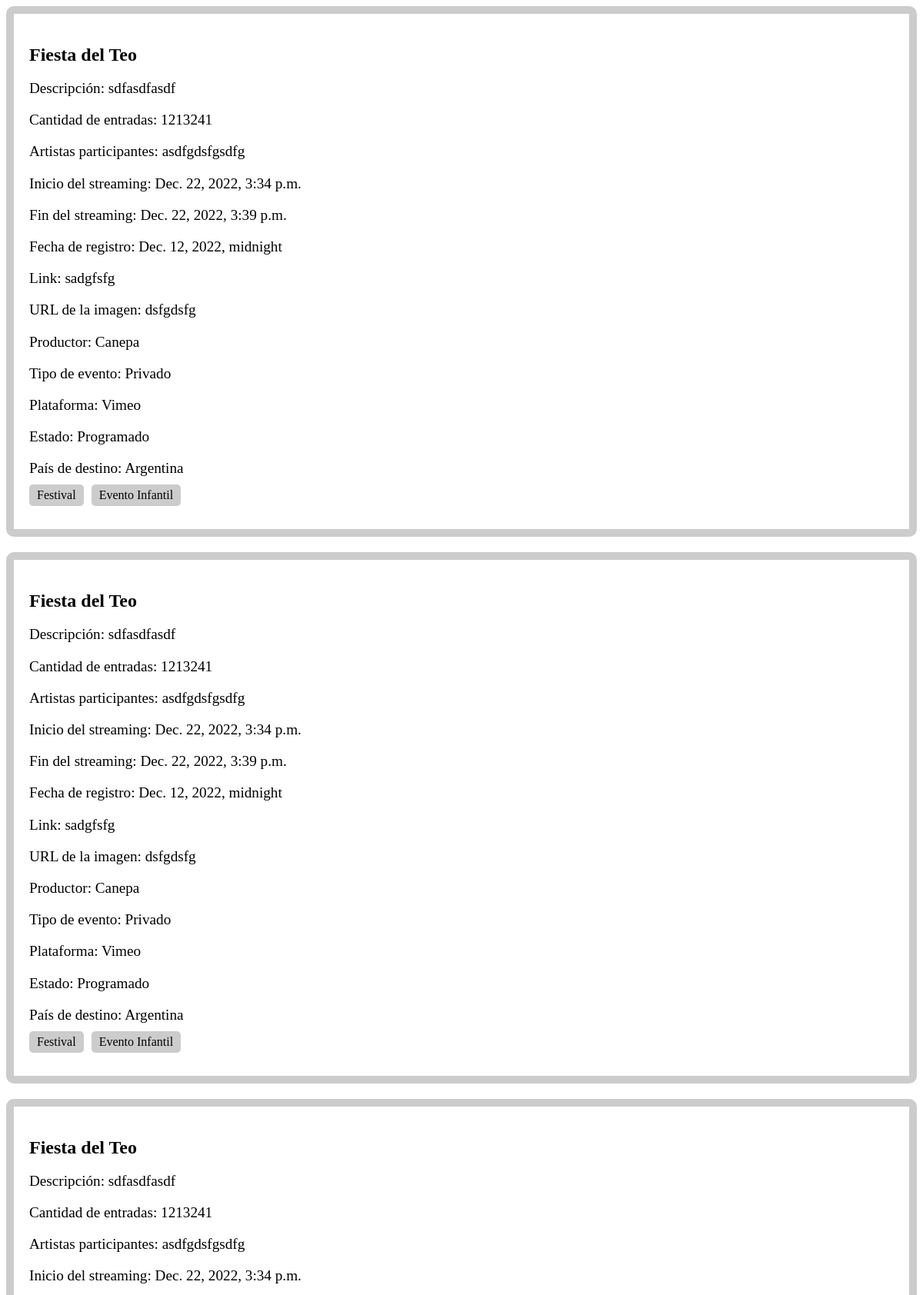
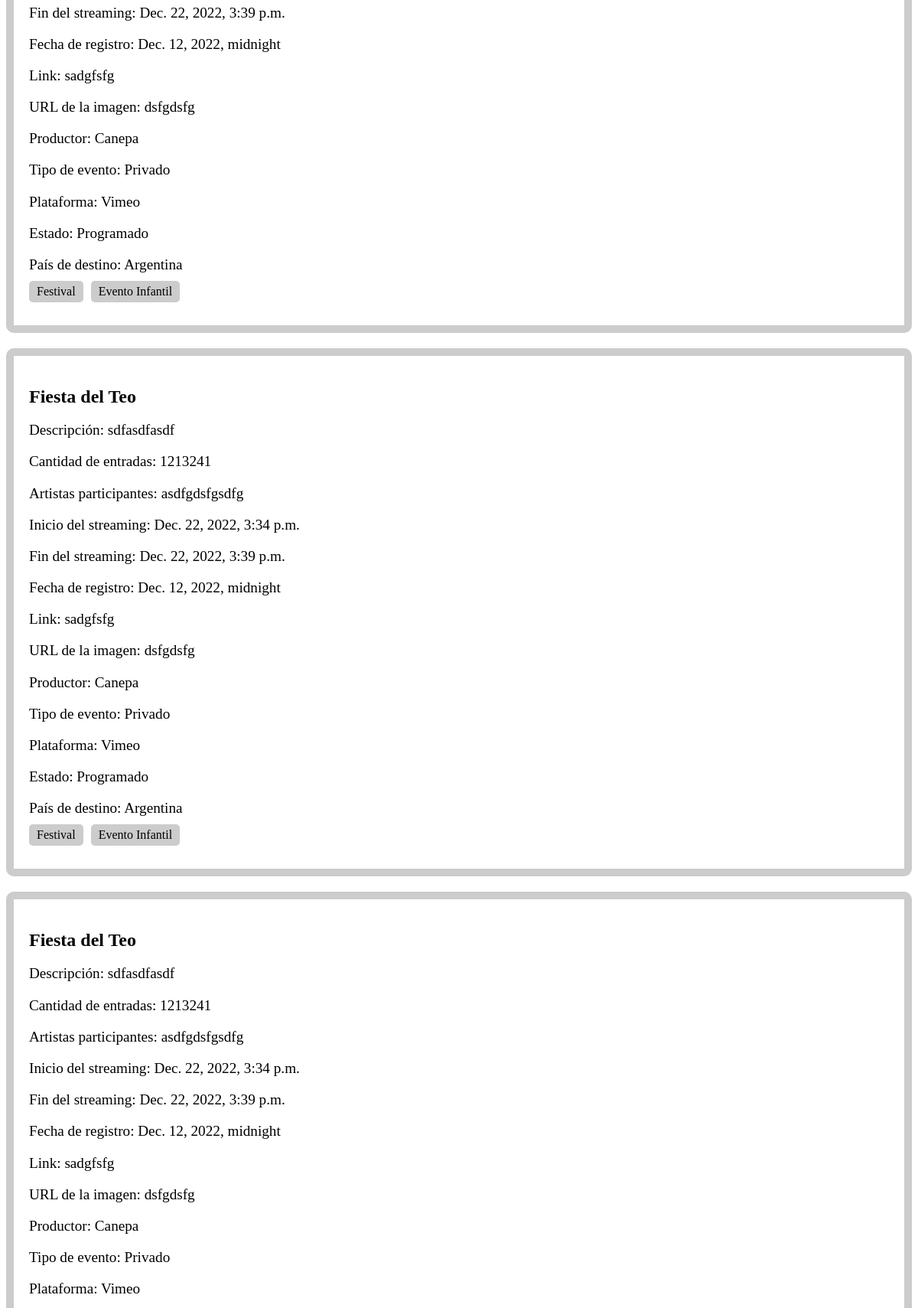
The page /eventosregistrados/ (upper part) on the database its author committed (2 pictures, top to bottom).
### appStreaming/models.py (models this page shows, shortened)
class Evento(models.Model):
    nombre = models.CharField(max_length=30)
    descripcion = models.TextField()
    cantidadEntradas = models.IntegerField()
    artistasParticipantes = models.TextField()
    inicioStream = models.DateTimeField()
    finStream = models.DateTimeField()
    fechaConfirmacion = models.DateTimeField(blank=True, null=True)
    fechaRegistro = models.DateTimeField()
    link = models.CharField(max_length=30)
    urlImg = models.CharField(max_length=30)
    idProductor = models.ForeignKey('Productor', on_delete=models.CASCADE)
    idTipoEvento = models.ForeignKey('TipoEvento', on_delete=models.CASCADE)
    idPlataforma = models.ForeignKey('PlataformaStream', on_delete=models.CASCADE)
    idEstado = models.ForeignKey('Estado', on_delete=models.CASCADE)
    idPais = models.ForeignKey('PaisDestino', on_delete=models.CASCADE)
    categorias = models.ManyToManyField(CategoriaEvento)

class Productor(models.Model):
    nombre = models.CharField(max_length=30)
    telefono = models.IntegerField()
    mail = models.CharField(max_length=30)
    password = models.CharField(max_length=30)
    USERNAME_FIELD='email'
    REQUIRED_FIELDS=[]

class TipoEvento(models.Model):
    nombre = models.CharField(max_length=30)
    descripcion = models.CharField(max_length=30)

class PlataformaStream(models.Model):
    nombre = models.CharField(max_length=30)
    descripcion = models.CharField(max_length=30)

class Estado(models.Model):
    nombre = models.CharField(max_length=30)
    descripcion = models.CharField(max_length=30)

class PaisDestino(models.Model):
    nombre = models.CharField(max_length=30)
    moneda = models.CharField(max_length=30)

class CategoriaEvento(models.Model):
    nombre = models.CharField(max_length=30)
    descripcion = models.CharField(max_length=30)

### appStreaming/views.py (the view)
# urls.py: path('eventosregistrados/', views.eventosregistrados, name='eventosregistrados'),
def eventosregistrados(request):
    eventos = Evento.objects.all()
    return render(request, 'eventosregistrados.html', {'eventos': eventos})

### templates/eventosregistrados.html (shortened to what this page needs)
<!DOCTYPE html>
<html lang="en">
<head>
</head>
<body>
    {% for evento in eventos %}
    <div class="evento">
        <h2 class="titulo">{{ evento.nombre }}</h2>
        <p class="datos">Descripción: {{ evento.descripcion }}</p>
        <p class="datos">Cantidad de entradas: {{ evento.cantidadEntradas }}</p>
        <p class="datos">Artistas participantes: {{ evento.artistasParticipantes }}</p>
        <p class="datos">Inicio del streaming: {{ evento.inicioStream }}</p>
        <p class="datos">Fin del streaming: {{ evento.finStream }}</p>
        <p class="datos">Fecha de registro: {{ evento.fechaRegistro }}</p>
        <p class="datos">Link: {{ evento.link }}</p>
        <p class="datos">URL de la imagen: {{ evento.urlImg }}</p>
        <p class="datos">Productor: {{ evento.idProductor.nombre }}</p>
        <p class="datos">Tipo de evento: {{ evento.idTipoEvento.nombre }}</p>
        <p class="datos">Plataforma: {{ evento.idPlataforma.nombre }}</p>
        <p class="datos">Estado: {{ evento.idEstado.nombre }}</p>
        <p class="datos">País de destino: {{ evento.idPais.nombre }}</p>
        <div class="categorias">
            {% for categoria in evento.categorias.all %}
            <div class="categoria">{{ categoria.nombre }}</div>
            {% endfor %}
        </div>
    </div>
    {% endfor %}
</body>
</html>

### templates/eventosregistrados.html (style rules this page uses)
.evento { border: 10px solid #ccc; border-radius: 10px; margin-bottom: 20px; padding: 20px; }
.titulo { font-size: 1.5em; font-weight: bold; margin-bottom: 10px; }
.datos { font-size: 1.2em; margin-bottom: 10px; }
.categorias { display: flex; flex-wrap: wrap; margin-bottom: 10px; }
.categoria { background-color: #ccc; border-radius: 5px; margin-right: 10px; padding: 5px 10px; }

### rows shown on the page
Evento: nombre "Fiesta del Teo", descripcion "sdfasdfasdf", cantidadEntradas "1213241", artistasParticipantes "asdfgdsfgsdfg", inicioStream "Dec. 22, 2022, 3:34 p.m.", finStream "Dec. 22, 2022, 3:39 p.m.", fechaRegistro "Dec. 12, 2022, midnight", link "sadgfsfg", urlImg "dsfgdsfg", idProductor.nombre "Canepa", idTipoEvento.nombre "Privado", idPlataforma.nombre "Vimeo", idEstado.nombre "Programado", idPais.nombre "Argentina"
CategoriaEvento: nombre "Festival"
CategoriaEvento: nombre "Evento Infantil"
Evento: nombre "Fiesta del Teo", descripcion "sdfasdfasdf", cantidadEntradas "1213241", artistasParticipantes "asdfgdsfgsdfg", inicioStream "Dec. 22, 2022, 3:34 p.m.", finStream "Dec. 22, 2022, 3:39 p.m.", fechaRegistro "Dec. 12, 2022, midnight", link "sadgfsfg", urlImg "dsfgdsfg", idProductor.nombre "Canepa", idTipoEvento.nombre "Privado", idPlataforma.nombre "Vimeo", idEstado.nombre "Programado", idPais.nombre "Argentina"
Evento: nombre "Fiesta del Teo", descripcion "sdfasdfasdf", cantidadEntradas "1213241", artistasParticipantes "asdfgdsfgsdfg", inicioStream "Dec. 22, 2022, 3:34 p.m.", finStream "Dec. 22, 2022, 3:39 p.m.", fechaRegistro "Dec. 12, 2022, midnight", link "sadgfsfg", urlImg "dsfgdsfg", idProductor.nombre "Canepa", idTipoEvento.nombre "Privado", idPlataforma.nombre "Vimeo", idEstado.nombre "Programado", idPais.nombre "Argentina"
Evento: nombre "Fiesta del Teo", descripcion "sdfasdfasdf", cantidadEntradas "1213241", artistasParticipantes "asdfgdsfgsdfg", inicioStream "Dec. 22, 2022, 3:34 p.m.", finStream "Dec. 22, 2022, 3:39 p.m.", fechaRegistro "Dec. 12, 2022, midnight", link "sadgfsfg", urlImg "dsfgdsfg", idProductor.nombre "Canepa", idTipoEvento.nombre "Privado", idPlataforma.nombre "Vimeo", idEstado.nombre "Programado", idPais.nombre "Argentina"
Evento: nombre "Fiesta del Teo", descripcion "sdfasdfasdf", cantidadEntradas "1213241", artistasParticipantes "asdfgdsfgsdfg", inicioStream "Dec. 22, 2022, 3:34 p.m.", finStream "Dec. 22, 2022, 3:39 p.m.", fechaRegistro "Dec. 12, 2022, midnight", link "sadgfsfg", urlImg "dsfgdsfg", idProductor.nombre "Canepa", idTipoEvento.nombre "Privado", idPlataforma.nombre "Vimeo"
